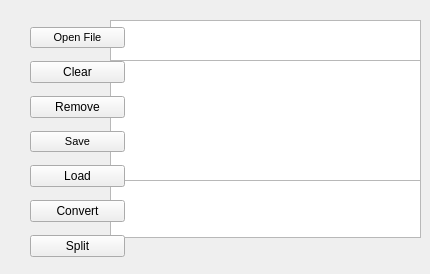
     <widget class="QWidget" name="tab_8">
      <attribute name="title">
       <string>PROCESSING GCODE</string>
      </attribute>
      <widget class="QTextEdit" name="txtFileDir">
       <property name="geometry">
        <rect>
         <x>110</x>
         <y>20</y>
         <width>311</width>
         <height>41</height>
        </rect>
       </property>
      </widget>
      <widget class="QTextEdit" name="textSplit">
       <property name="geometry">
        <rect>
         <x>110</x>
         <y>177</y>
         <width>311</width>
         <height>61</height>
        </rect>
       </property>
      </widget>
      <widget class="QTextEdit" name="textEdit">
       <property name="geometry">
        <rect>
         <x>110</x>
         <y>60</y>
         <width>311</width>
         <height>121</height>
        </rect>
       </property>
      </widget>
      <widget class="QWidget" name="layoutWidget">
       <property name="geometry">
        <rect>
         <x>30</x>
         <y>20</y>
         <width>95</width>
         <height>245</height>
        </rect>
       </property>
       <layout class="QVBoxLayout" name="verticalLayout">
        <item>
         <widget class="QPushButton" name="btnOpenFile">
          <property name="font">
           <font>
            <pointsize>8</pointsize>
            <bold>false</bold>
           </font>
          </property>
          <property name="text">
           <string>Open File</string>
          </property>
         </widget>
        </item>
        <item>
         <widget class="QPushButton" name="btnClear">
          <property name="text">
           <string>Clear</string>
          </property>
         </widget>
        </item>
        <item>
         <widget class="QPushButton" name="btnRemove">
          <property name="text">
           <string>Remove</string>
          </property>
         </widget>
        </item>
        <item>
         <widget class="QPushButton" name="btnSave">
          <property name="font">
           <font>
            <pointsize>8</pointsize>
            <bold>false</bold>
           </font>
          </property>
          <property name="text">
           <string>Save</string>
          </property>
         </widget>
        </item>
        <item>
         <widget class="QPushButton" name="btnLoad">
          <property name="text">
           <string>Load</string>
          </property>
         </widget>
        </item>
        <item>
         <widget class="QPushButton" name="btnConvert">
          <property name="text">
           <string>Convert</string>
          </property>
         </widget>
        </item>
        <item>
         <widget class="QPushButton" name="btnSplit">
          <property name="text">
           <string>Split</string>
          </property>
         </widget>
        </item>
       </layout>
      </widget>
     </widget>
